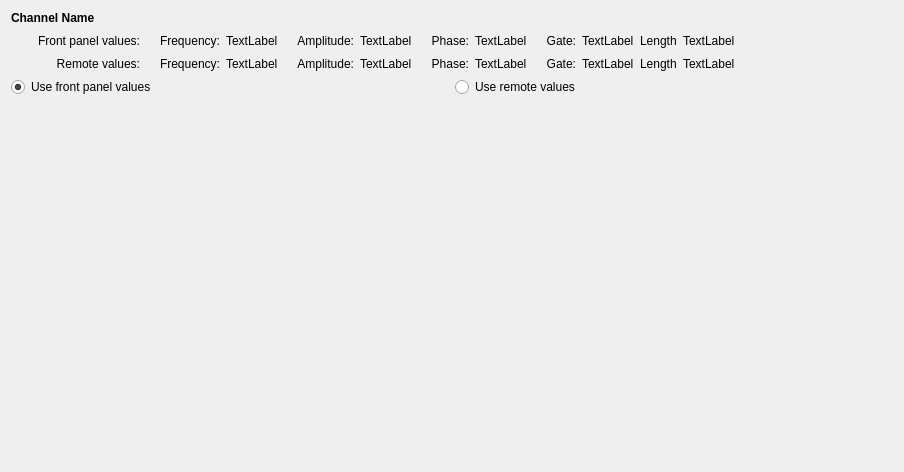
<?xml version="1.0" encoding="UTF-8"?>
<ui version="4.0">
 <class>Form</class>
 <widget class="QWidget" name="Form">
  <property name="geometry">
   <rect>
    <x>0</x>
    <y>0</y>
    <width>904</width>
    <height>472</height>
   </rect>
  </property>
  <property name="windowTitle">
   <string>Form</string>
  </property>
  <layout class="QVBoxLayout" name="verticalLayout">
   <item>
    <widget class="QLabel" name="channel_label">
     <property name="sizePolicy">
      <sizepolicy hsizetype="Preferred" vsizetype="Minimum">
       <horstretch>0</horstretch>
       <verstretch>0</verstretch>
      </sizepolicy>
     </property>
     <property name="text">
      <string>&lt;b&gt;Channel Name&lt;/b&gt;</string>
     </property>
    </widget>
   </item>
   <item>
    <layout class="QGridLayout" name="gridLayout">
     <item row="0" column="2">
      <widget class="QLabel" name="front_freq_value">
       <property name="text">
        <string>TextLabel</string>
       </property>
      </widget>
     </item>
     <item row="0" column="1">
      <widget class="QLabel" name="front_freq_label">
       <property name="text">
        <string>    Frequency:</string>
       </property>
       <property name="alignment">
        <set>Qt::AlignRight|Qt::AlignTrailing|Qt::AlignVCenter</set>
       </property>
      </widget>
     </item>
     <item row="0" column="0">
      <widget class="QLabel" name="front_row_label">
       <property name="text">
        <string>        Front panel values:</string>
       </property>
       <property name="textFormat">
        <enum>Qt::AutoText</enum>
       </property>
       <property name="alignment">
        <set>Qt::AlignRight|Qt::AlignTrailing|Qt::AlignVCenter</set>
       </property>
      </widget>
     </item>
     <item row="1" column="3">
      <widget class="QLabel" name="remote_amp_label">
       <property name="text">
        <string>    Amplitude:</string>
       </property>
       <property name="alignment">
        <set>Qt::AlignRight|Qt::AlignTrailing|Qt::AlignVCenter</set>
       </property>
      </widget>
     </item>
     <item row="1" column="2">
      <widget class="QLabel" name="remote_freq_value">
       <property name="text">
        <string>TextLabel</string>
       </property>
      </widget>
     </item>
     <item row="1" column="5">
      <widget class="QLabel" name="remote_phase_label">
       <property name="text">
        <string>    Phase:</string>
       </property>
       <property name="alignment">
        <set>Qt::AlignRight|Qt::AlignTrailing|Qt::AlignVCenter</set>
       </property>
      </widget>
     </item>
     <item row="0" column="7">
      <widget class="QLabel" name="front_gate_label">
       <property name="text">
        <string>    Gate:</string>
       </property>
       <property name="alignment">
        <set>Qt::AlignRight|Qt::AlignTrailing|Qt::AlignVCenter</set>
       </property>
      </widget>
     </item>
     <item row="1" column="0">
      <widget class="QLabel" name="remote_row_label">
       <property name="text">
        <string>Remote values:</string>
       </property>
       <property name="alignment">
        <set>Qt::AlignRight|Qt::AlignTrailing|Qt::AlignVCenter</set>
       </property>
      </widget>
     </item>
     <item row="1" column="4">
      <widget class="QLabel" name="remote_amp_value">
       <property name="text">
        <string>TextLabel</string>
       </property>
      </widget>
     </item>
     <item row="1" column="1">
      <widget class="QLabel" name="remote_freq_label">
       <property name="text">
        <string>    Frequency:</string>
       </property>
       <property name="alignment">
        <set>Qt::AlignRight|Qt::AlignTrailing|Qt::AlignVCenter</set>
       </property>
      </widget>
     </item>
     <item row="1" column="7">
      <widget class="QLabel" name="remote_gate_label">
       <property name="text">
        <string>    Gate:</string>
       </property>
       <property name="alignment">
        <set>Qt::AlignRight|Qt::AlignTrailing|Qt::AlignVCenter</set>
       </property>
      </widget>
     </item>
     <item row="1" column="8">
      <widget class="QLabel" name="remote_gate_value">
       <property name="text">
        <string>TextLabel</string>
       </property>
      </widget>
     </item>
     <item row="0" column="11">
      <spacer name="horizontalSpacer">
       <property name="orientation">
        <enum>Qt::Horizontal</enum>
       </property>
       <property name="sizeHint" stdset="0">
        <size>
         <width>40</width>
         <height>20</height>
        </size>
       </property>
      </spacer>
     </item>
     <item row="1" column="6">
      <widget class="QLabel" name="remote_phase_value">
       <property name="text">
        <string>TextLabel</string>
       </property>
      </widget>
     </item>
     <item row="0" column="6">
      <widget class="QLabel" name="front_phase_value">
       <property name="text">
        <string>TextLabel</string>
       </property>
      </widget>
     </item>
     <item row="0" column="5">
      <widget class="QLabel" name="front_phase_label">
       <property name="text">
        <string>    Phase:</string>
       </property>
       <property name="alignment">
        <set>Qt::AlignRight|Qt::AlignTrailing|Qt::AlignVCenter</set>
       </property>
      </widget>
     </item>
     <item row="0" column="3">
      <widget class="QLabel" name="front_amp_label">
       <property name="text">
        <string>    Amplitude:</string>
       </property>
       <property name="alignment">
        <set>Qt::AlignRight|Qt::AlignTrailing|Qt::AlignVCenter</set>
       </property>
      </widget>
     </item>
     <item row="0" column="8">
      <widget class="QLabel" name="front_gate_value">
       <property name="text">
        <string>TextLabel</string>
       </property>
      </widget>
     </item>
     <item row="0" column="4">
      <widget class="QLabel" name="front_amp_value">
       <property name="text">
        <string>TextLabel</string>
       </property>
      </widget>
     </item>
     <item row="0" column="9">
      <widget class="QLabel" name="front_length_label">
       <property name="text">
        <string>Length</string>
       </property>
      </widget>
     </item>
     <item row="1" column="9">
      <widget class="QLabel" name="remote_length_label">
       <property name="text">
        <string>Length</string>
       </property>
      </widget>
     </item>
     <item row="0" column="10">
      <widget class="QLabel" name="front_length_value">
       <property name="text">
        <string>TextLabel</string>
       </property>
      </widget>
     </item>
     <item row="1" column="10">
      <widget class="QLabel" name="remote_length_value">
       <property name="text">
        <string>TextLabel</string>
       </property>
      </widget>
     </item>
    </layout>
   </item>
   <item>
    <layout class="QHBoxLayout" name="horizontalLayout">
     <item>
      <widget class="QRadioButton" name="use_front_panel_values">
       <property name="text">
        <string>Use front panel values</string>
       </property>
       <property name="checked">
        <bool>true</bool>
       </property>
      </widget>
     </item>
     <item>
      <widget class="QRadioButton" name="use_remote_values">
       <property name="text">
        <string>Use remote values</string>
       </property>
      </widget>
     </item>
    </layout>
   </item>
   <item>
    <spacer name="verticalSpacer">
     <property name="orientation">
      <enum>Qt::Vertical</enum>
     </property>
     <property name="sizeHint" stdset="0">
      <size>
       <width>20</width>
       <height>40</height>
      </size>
     </property>
    </spacer>
   </item>
  </layout>
 </widget>
 <resources/>
 <connections/>
</ui>
